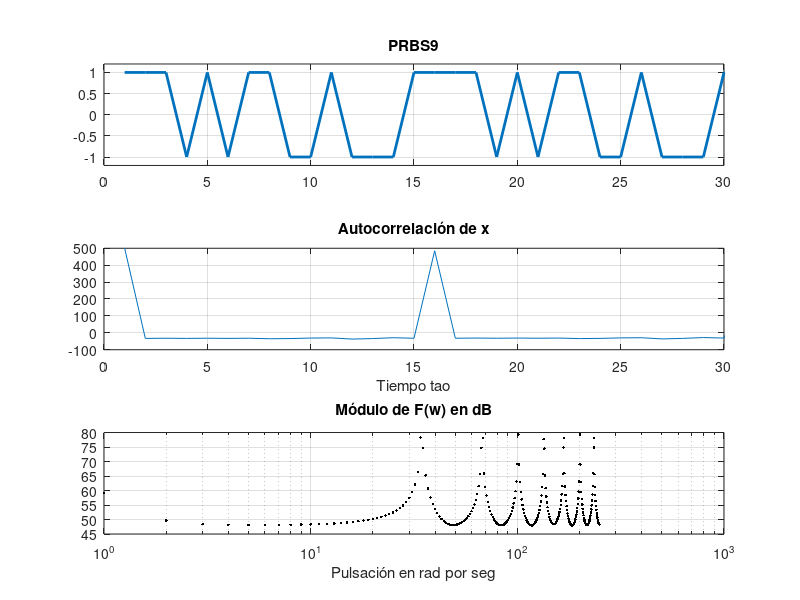

Here is the MATLAB script that generated this plot:
%%TP3, Ejercicio 7 PRBS9
pkg load signal;
clear all; close all;

N=500;m=9;
y=zeros(N,1);
x=zeros(1,m+1);x(1)=1;
for k=1:N
    res=xor(x(4),x(1)); %PRSB9 x^9+x^5+1
    y(k)=2*res-1;
    x_d=circshift(x,[1,1]);
    x_d(1)=res;
    x=x_d;
end
fixx = xcorr(y,y);
SxM=fft(fixx(N:2*N-1));

figure 1;
subplot(3,1,1);plot(y,"lineWidth",2); title("PRBS9");ylim([-1.2 1.2]),xlim([0 30]); grid on;
subplot(3,1,2);plot(fixx(N:2*N-1));title('Autocorrelación de x'); xlabel('Tiempo tao'); xlim([0 30]);grid on;
subplot(3,1,3);semilogx(20*log10(abs(SxM(1:N/2))),'.k');xlabel('Pulsación en rad por seg');title('Módulo de F(w) en dB'); grid on;
